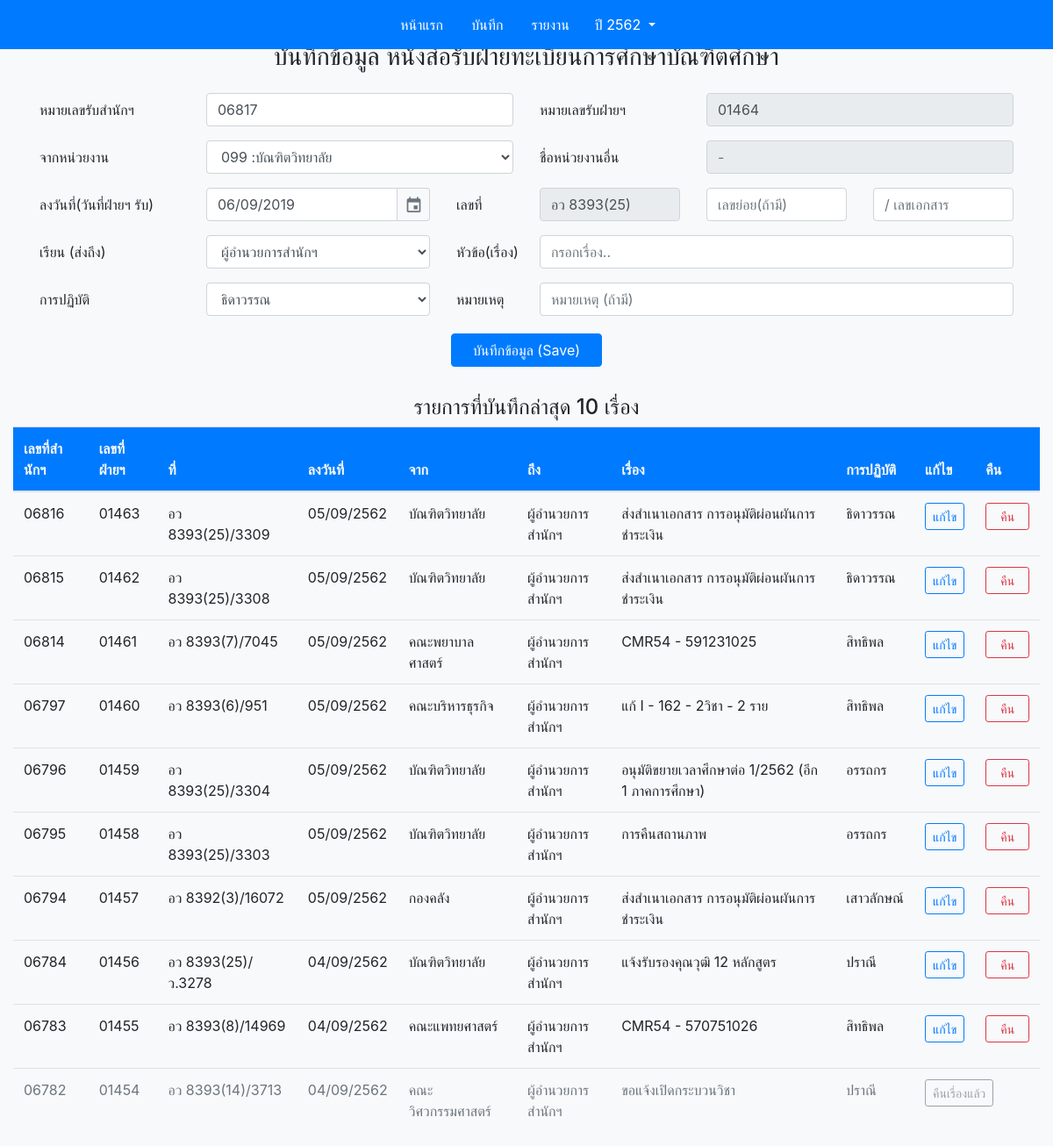
Page /edit.php on the committed database.
### tables this page shows
CREATE TABLE `doc` (
  `reg_num` smallint(5) UNSIGNED ZEROFILL NOT NULL DEFAULT '00000',
  `gra_num` smallint(5) UNSIGNED ZEROFILL NOT NULL,
  `date` date NOT NULL,
  `fac_id` smallint(3) NOT NULL DEFAULT '0',
  `from_sub_num` varchar(15) NOT NULL,
  `from_run_num` varchar(15) DEFAULT NULL,
  `dear_to_id` tinyint(1) NOT NULL DEFAULT '0',
  `title` varchar(250) NOT NULL,
  `staff_id` tinyint(1) NOT NULL,
  `status` bit(1) DEFAULT b'1' COMMENT '0 = คืน',
  `year_show` smallint(4) NOT NULL DEFAULT '0'
);

CREATE TABLE `fac` (
  `fac_id` smallint(3) UNSIGNED ZEROFILL NOT NULL,
  `fac_name` varchar(70) NOT NULL,
  `fac_name_eng` varchar(255) DEFAULT '',
  `fac_doc_code` varchar(15) NOT NULL DEFAULT ''
);

CREATE TABLE `dear_to` (
  `dear_to_id` tinyint(1) NOT NULL DEFAULT '0',
  `dear_to_title` varchar(60) DEFAULT NULL
);

CREATE TABLE `staff` (
  `staff_id` tinyint(1) UNSIGNED NOT NULL,
  `staff_name` varchar(20) NOT NULL,
  `staff_surname` varchar(20) NOT NULL
);

### fetch.php (the view, shortened to what this page needs)
<?php
require_once("config.inc");
$year_show = !empty($_GET["get_year_show"]) ? $_GET["get_year_show"] : date("Y")+543;
if(isset($_GET['s']) && $_GET['s']!=''){
  $search_text = $_GET['s'];
  $sql = "SELECT * FROM doc LEFT JOIN fac ON doc.fac_id = fac.fac_id
        LEFT JOIN others_fac ON (doc.gra_num = others_fac.gra_num AND doc.year_show = others_fac.year_show)
        LEFT JOIN staff ON doc.staff_id = staff.staff_id
        LEFT JOIN dear_to ON doc.dear_to_id = dear_to.dear_to_id
        LEFT JOIN tips ON (doc.gra_num = tips.gra_num AND doc.year_show = tips.year_show)
        WHERE doc.year_show ='$year_show' AND (doc.reg_num LIKE '%$search_text%'
        OR doc.date LIKE '%$search_text%'
        OR doc.title LIKE '%$search_text%'
        OR doc.gra_num LIKE '%$search_text%'
        OR fac.fac_name LIKE '%$search_text%'
        OR staff.staff_name LIKE '%$search_text%'
        OR others_fac.fac_name LIKE '%$search_text%')
        ORDER BY doc.gra_num DESC,doc.year_show DESC";
  $table_h = "ผลการค้นหาทั้งหมด";
}
elseif(isset($show_in_edit)){
  $sql = "SELECT * FROM doc LEFT JOIN fac ON doc.fac_id = fac.fac_id
        LEFT JOIN others_fac ON (doc.gra_num = others_fac.gra_num AND doc.year_show = others_fac.year_show)
        LEFT JOIN staff ON doc.staff_id = staff.staff_id
        LEFT JOIN dear_to ON doc.dear_to_id = dear_to.dear_to_id
        LEFT JOIN tips ON (doc.gra_num = tips.gra_num AND doc.year_show = tips.year_show)
        WHERE doc.year_show ='$year_show'
        ORDER BY doc.gra_num DESC,doc.year_show DESC LIMIT 10";
  $table_h = "รายการที่บันทึกล่าสุด";
}
$query = $mysqli -> query($sql);
if($query -> num_rows>0){
  $num_rows = $query -> num_rows;
  $limitpage = $num_rows>190 ? 20 : ceil($num_rows/10);?>
    <h4 id="table_title" align="center"> <?=$table_h." ".$num_rows?> เรื่อง</h4>
    <table id="table01" class="table table-hover ">
      <thead>
        <tr class="bg-primary text-light">
          <th scope="col">เลขที่สำนักฯ</th>
          <th scope="col">เลขที่ฝ่ายฯ</th>
          <th scope="col">ที่</th>
          <th scope="col">ลงวันที่</th>
          <th scope="col">จาก</th>
          <th scope="col">ถึง</th>
          <th scope="col">เรื่อง</th>
          <th scope="col">การปฏิบัติ</th>
          <th scope="col">แก้ไข</th>
          <th scope="col">คืน</th>
        </tr>
      </thead>
      <tbody>
      <?php while($row = $query -> fetch_array()){?>
        <tr <?php if($row[9]==0){ echo"class='text-muted'";}?>>
            <td><?=sprintf("%05d", $row[0])?></td>
            <td><?=$row[1]?></td>
            <td><?php $doc_num =($row[18]!=null)? $row[18]:"อว ".$row[14]; echo $doc_num.$row[4]."/".$row[5];?></td>
            <td><?=date("d/m",strtotime($row[2]))?>/<?=$row[10]?></td>
            <td><?php $doc_fac = ($row[17])? $row[17] : $row[12]; echo mb_strimwidth($doc_fac, 0, 20, "...");?></td>
            <td><?=$row[23]?></td>
            <td class='text-left' data-container="body" data-toggle="tooltip" data-placement="bottom" title="<?=$row[25]?>"><?php echo mb_strimwidth($row[7], 0, 65, "...")?></td>
            <td><?=$row[20]?></td>
            <?php if($row[9]!=0){ ?>
                    <td><a role="button" class="btn btn-outline-primary btn-sm" href="modify.php?gra_num=<?=$row[1]?>&year_show=<?=$year_show?>">แก้ไข</a></td>
                    <td><button  id="return" type="button" class="btn btn-outline-danger btn-sm" data-toggle="modal" data-gra_num="<?=$row[1]?>" data-target="#returnModal">&nbsp;&nbsp;คืน&nbsp;&nbsp;</button></td>
                <?php }
                  else{ ?>
                    <td colspan="2"><button type="button" class="btn btn-outline-secondary btn-sm" disabled>คืนเรื่องแล้ว</button></td>
            <?php }?>
          </tr>
      <?php }?>
      </tbody>
      </table>
<?php }
else {?>
<h4 align="center">ไม่พบหนังสือรับตามข้อมูลที่ท่านค้นหา</h4>
<?php };?>

### inputform.php (shortened to what this page needs)
<form class="needs-validation" novalidate style="margin:auto" action="<?=$action?>" method="POST">
    <div class="form-group row">
      <label for="reg_num" class="col-md-2 col-form-label">หมายเลขรับสำนักฯ</label>
      <div class="col-md-4">
        <input maxlength="5" name="reg_num" class="form-control" type="text" placeholder="เลขรับสำนัก" value="<?=sprintf("%05s",$past_reg_num)?>"  required  autofocus value="value text" onfocus="var temp_value=this.value; this.value=''; this.value=temp_value">
      </div>
      <label for="gra_num" class="col-md-2 col-form-label">หมายเลขรับฝ่ายฯ</label>
      <div class="col-md-4">
        <input maxlength="5"  name ="gra_num" class="form-control" type="text" placeholder="เลขรับห้อง" value="<?=sprintf("%05s",$past_gra_num)?>" readonly required>
      </div>
    </div>
    <div class="form-group row">
      <label for="fac" class="col-2 col-form-label">จากหน่วยงาน</label>
      <div class="col-4">
        <select class="form-control" id="fac" name="fac_id" onchange="ChangeOthersFacInput()">
        <?php while($row_assoc = $query_fac -> fetch_assoc()){?>
          <option id="fac_id" value="<?=$row_assoc['fac_id']?>"
              <?php if($row_assoc['fac_id']==$past_fac_id){?> selected <?php }?>>
                <?=$row_assoc['fac_id'].' :'.$row_assoc['fac_name']?>
          </option> <?php }?>
      </select>
      </div>
      <label for="others_fac" class="col-md-2 col-form-label">ชื่อหน่วยงานอื่น</label>
      <div id ="others_fac_type" class="col-md-4">
        <input name ="others_fac" id ="others_fac" class="form-control" type="text" placeholder="-"  value="<?=$others_fac_name?>"  <?php if($past_fac_id!='999'){ ?> readonly <?php } ?>>
      </div>
    </div>
    <div class="form-group row">
      <label for="datepicker" class="col-md-2 col-form-label">ลงวันที่(วันที่ฝ่ายฯ รับ)</label>
      <div class="col-md-3">
        <input  maxlength="10" name="datepicker" class="form-control" id="datepicker" required>
      </div>
      <label for="fac_code" class="col-sm-1 col-form-label">เลขที่</label>
      <div id="fac_code_show" class="col-sm-2">
        <input name="fac_code" id="fac_code" class="form-control" type="text" placeholder="เลขหน่วยงาน" value="<?="อว ".$past_fac_doc_code?>" <?php if($past_fac_id!='999'){ ?> readonly <?php } ?> required>
      </div>
      <div class="col-sm-2">
        <input id="from_sub_num" name="from_sub_num" class="form-control" type="text" placeholder="เลขย่อย(ถ้ามี)" value="<?=$from_sub_num?>">
      </div>
      <div class="col-sm-2">
        <input id="from_run_num" name="from_run_num" class="form-control" type="text" placeholder="/ เลขเอกสาร" value="<?=$from_run_num?>" required>
      </div>
    </div>
    <div class="form-group row">
    <label for="dear_to" class="col-md-2 col-form-label">เรียน (ส่งถึง)</label>
      <div class="col-md-3">
        <select class="form-control" id="dear_to" name="dear_to">
        <?php while($row_dear_to = $query_dear_to -> fetch_assoc()){?>
        <option value="<?=$row_dear_to['dear_to_id']?>" <?php if($row_dear_to['dear_to_id']==$dear_to){?> selected <?php }?>><?=$row_dear_to['dear_to_title']?></option>
        <?php }?>
        </select>
      </div>
      <label for="title" class="col-md-1 col-form-label">หัวข้อ(เรื่อง)</label>
      <div class="col-md-6">
        <input name="title" id="title" class="form-control" type="text" placeholder="กรอกเรื่อง.." value="<?=$title?>" required>
      </div>
    </div>
    <div class="form-group row">
      <label for="staff_id" class="col-md-2 col-form-label">การปฏิบัติ</label>
      <div class="col-md-3">
        <select class="form-control" id="staff_id" name="staff_id">
        <?php while($row_staff = $query_staff->fetch_assoc()){?>
        <option id="staff" value="<?=$row_staff['staff_id']?>" <?php if($row_staff['staff_id']==$past_staff_id){?> selected <?php }?>><?=$row_staff['staff_name']?></option>
        <?php }?>
        </select>
      </div>
      <label for="tips-othersfac" class="col-md-1 col-form-label">หมายเหตุ</label>
      <div class="col-md-6">
        <input name="tips" id="tips" class="form-control" type="text" value="<?=$tips?>" placeholder="หมายเหตุ (ถ้ามี)">
      </div>
    </div>

### rows in the picture
doc: reg_num "06817", gra_num "01464", fac_code "อว 8393(25)", reg_num "06816", gra_num "01463", doc_num "อว 8393(25)", from_run_num "3309", date "05/09", year_show "2562", fac.fac_name "บัณฑิตวิทยาลัย", dear_to.dear_to_title "ผู้อำนวยการสำนักฯ", title "ส่งสำเนาเอกสาร การอนุมัติผ่อนผันการชำระเงิน", staff.staff_name "ธิดาวรรณ"
doc: reg_num "06815", gra_num "01462", doc_num "อว 8393(25)", from_run_num "3308", date "05/09", year_show "2562", fac.fac_name "บัณฑิตวิทยาลัย", dear_to.dear_to_title "ผู้อำนวยการสำนักฯ", title "ส่งสำเนาเอกสาร การอนุมัติผ่อนผันการชำระเงิน", staff.staff_name "ธิดาวรรณ"
doc: reg_num "06814", gra_num "01461", doc_num "อว 8393(7)", from_run_num "7045", date "05/09", year_show "2562", fac.fac_name "คณะพยาบาลศาสตร์", dear_to.dear_to_title "ผู้อำนวยการสำนักฯ", title "CMR54 - 591231025", staff.staff_name "สิทธิพล"
doc: reg_num "06797", gra_num "01460", doc_num "อว 8393(6)", from_run_num "951", date "05/09", year_show "2562", fac.fac_name "คณะบริหารธุรกิจ", dear_to.dear_to_title "ผู้อำนวยการสำนักฯ", title "แก้ I - 162 - 2วิชา - 2 ราย", staff.staff_name "สิทธิพล"
doc: reg_num "06796", gra_num "01459", doc_num "อว 8393(25)", from_run_num "3304", date "05/09", year_show "2562", fac.fac_name "บัณฑิตวิทยาลัย", dear_to.dear_to_title "ผู้อำนวยการสำนักฯ", title "อนุมัติขยายเวลาศึกษาต่อ 1/2562 (อีก 1 ภาคการศึกษา)", staff.staff_name "อรรถกร"
doc: reg_num "06795", gra_num "01458", doc_num "อว 8393(25)", from_run_num "3303", date "05/09", year_show "2562", fac.fac_name "บัณฑิตวิทยาลัย", dear_to.dear_to_title "ผู้อำนวยการสำนักฯ", title "การคืนสถานภาพ", staff.staff_name "อรรถกร"
doc: reg_num "06794", gra_num "01457", doc_num "อว 8392(3)", from_run_num "16072", date "05/09", year_show "2562", fac.fac_name "กองคลัง", dear_to.dear_to_title "ผู้อำนวยการสำนักฯ", title "ส่งสำเนาเอกสาร การอนุมัติผ่อนผันการชำระเงิน", staff.staff_name "เสาวลักษณ์"
doc: reg_num "06784", gra_num "01456", doc_num "อว 8393(25)", from_run_num "ว.3278", date "04/09", year_show "2562", fac.fac_name "บัณฑิตวิทยาลัย", dear_to.dear_to_title "ผู้อำนวยการสำนักฯ", title "แจ้งรับรองคุณวุฒิ 12 หลักสูตร", staff.staff_name "ปราณี"
doc: reg_num "06783", gra_num "01455", doc_num "อว 8393(8)", from_run_num "14969", date "04/09", year_show "2562", fac.fac_name "คณะแพทยศาสตร์", dear_to.dear_to_title "ผู้อำนวยการสำนักฯ", title "CMR54 - 570751026", staff.staff_name "สิทธิพล"
doc: reg_num "06782", gra_num "01454", doc_num "อว 8393(14)", from_run_num "3713", date "04/09", year_show "2562", fac.fac_name "คณะวิศวกรรมศาสตร์", dear_to.dear_to_title "ผู้อำนวยการสำนักฯ", title "ขอแจ้งเปิดกระบวนวิชา", staff.staff_name "ปราณี", status "คืนเรื่องแล้ว"

### other values in the picture
$year_show "2562"
$table_h "รายการที่บันทึกล่าสุด"
$num_rows "10"
form field fac_id "099 :บัณฑิตวิทยาลัย"
form field dear_to "ผู้อำนวยการสำนักฯ"
form field staff_id "ธิดาวรรณ"
